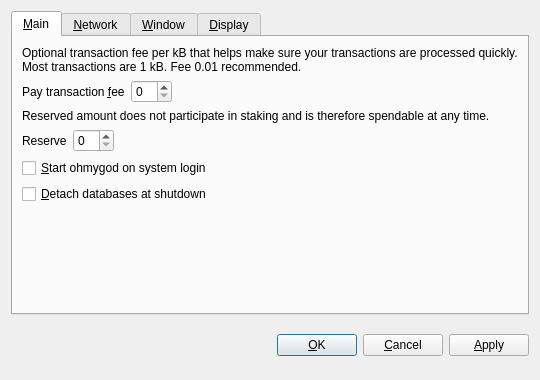
<?xml version="1.0" encoding="UTF-8"?>
<ui version="4.0">
 <class>OptionsDialog</class>
 <widget class="QDialog" name="OptionsDialog">
  <property name="geometry">
   <rect>
    <x>0</x>
    <y>0</y>
    <width>540</width>
    <height>380</height>
   </rect>
  </property>
  <property name="windowTitle">
   <string>Options</string>
  </property>
  <property name="modal">
   <bool>true</bool>
  </property>
  <layout class="QVBoxLayout" name="verticalLayout">
   <item>
    <widget class="QTabWidget" name="tabWidget">
     <property name="tabPosition">
      <enum>QTabWidget::North</enum>
     </property>
     <property name="currentIndex">
      <number>0</number>
     </property>
     <widget class="QWidget" name="tabMain">
      <attribute name="title">
       <string>&amp;Main</string>
      </attribute>
      <layout class="QVBoxLayout" name="verticalLayout_Main">
       <item>
        <widget class="QLabel" name="transactionFeeInfoLabel">
         <property name="text">
          <string>Optional transaction fee per kB that helps make sure your transactions are processed quickly. Most transactions are 1 kB. Fee 0.01 recommended.</string>
         </property>
         <property name="textFormat">
          <enum>Qt::PlainText</enum>
         </property>
         <property name="wordWrap">
          <bool>true</bool>
         </property>
        </widget>
       </item>
       <item>
        <layout class="QHBoxLayout" name="horizontalLayoutFee">
         <item>
          <widget class="QLabel" name="transactionFeeLabel">
           <property name="text">
            <string>Pay transaction &amp;fee</string>
           </property>
           <property name="textFormat">
            <enum>Qt::PlainText</enum>
           </property>
           <property name="buddy">
            <cstring>transactionFee</cstring>
           </property>
          </widget>
         </item>
         <item>
          <widget class="BitcoinAmountField" name="transactionFee"/>
         </item>
         <item>
          <spacer name="horizontalSpacerFee">
           <property name="orientation">
            <enum>Qt::Horizontal</enum>
           </property>
           <property name="sizeHint" stdset="0">
            <size>
             <width>40</width>
             <height>20</height>
            </size>
           </property>
          </spacer>
         </item>
        </layout>
       </item>
       <item>
        <widget class="QLabel" name="reserveBalanceInfoLabel">
         <property name="text">
          <string>Reserved amount does not participate in staking and is therefore spendable at any time.</string>
         </property>
         <property name="textFormat">
          <enum>Qt::PlainText</enum>
         </property>
         <property name="wordWrap">
          <bool>true</bool>
         </property>
        </widget>
       </item>
       <item>
        <layout class="QHBoxLayout" name="horizontalLayoutReserveBalance">
         <item>
          <widget class="QLabel" name="reserveBalanceLabel">
           <property name="text">
            <string>Reserve</string>
           </property>
           <property name="textFormat">
            <enum>Qt::PlainText</enum>
           </property>
           <property name="buddy">
            <cstring>reserveBalance</cstring>
           </property>
          </widget>
         </item>
         <item>
          <widget class="BitcoinAmountField" name="reserveBalance"/>
         </item>
         <item>
          <spacer name="horizontalSpacerReserveBalance">
           <property name="orientation">
            <enum>Qt::Horizontal</enum>
           </property>
           <property name="sizeHint" stdset="0">
            <size>
             <width>40</width>
             <height>20</height>
            </size>
           </property>
          </spacer>
         </item>
        </layout>
       </item>
       <item>
        <widget class="QCheckBox" name="bitcoinAtStartup">
         <property name="toolTip">
          <string>Automatically start ohmygod after logging in to the system.</string>
         </property>
         <property name="text">
          <string>&amp;Start ohmygod on system login</string>
         </property>
        </widget>
       </item>
       <item>
        <widget class="QCheckBox" name="detachDatabases">
         <property name="toolTip">
          <string>Detach block and address databases at shutdown. This means they can be moved to another data directory, but it slows down shutdown. The wallet is always detached.</string>
         </property>
         <property name="text">
          <string>&amp;Detach databases at shutdown</string>
         </property>
        </widget>
       </item>
       <item>
        <spacer name="verticalSpacer_Main">
         <property name="orientation">
          <enum>Qt::Vertical</enum>
         </property>
         <property name="sizeHint" stdset="0">
          <size>
           <width>20</width>
           <height>40</height>
          </size>
         </property>
        </spacer>
       </item>
      </layout>
     </widget>
     <widget class="QWidget" name="tabNetwork">
      <attribute name="title">
       <string>&amp;Network</string>
      </attribute>
      <layout class="QVBoxLayout" name="verticalLayout_Network">
       <item>
        <widget class="QCheckBox" name="mapPortUpnp">
         <property name="toolTip">
          <string>Automatically open the ohmygod client port on the router. This only works when your router supports UPnP and it is enabled.</string>
         </property>
         <property name="text">
          <string>Map port using &amp;UPnP</string>
         </property>
        </widget>
       </item>
       <item>
        <widget class="QCheckBox" name="connectSocks">
         <property name="toolTip">
          <string>Connect to the ohmygod network through a SOCKS proxy (e.g. when connecting through Tor).</string>
         </property>
         <property name="text">
          <string>&amp;Connect through SOCKS proxy:</string>
         </property>
        </widget>
       </item>
       <item>
        <layout class="QHBoxLayout" name="horizontalLayout_Network">
         <item>
          <widget class="QLabel" name="proxyIpLabel">
           <property name="text">
            <string>Proxy &amp;IP:</string>
           </property>
           <property name="textFormat">
            <enum>Qt::PlainText</enum>
           </property>
           <property name="buddy">
            <cstring>proxyIp</cstring>
           </property>
          </widget>
         </item>
         <item>
          <widget class="QValidatedLineEdit" name="proxyIp">
           <property name="maximumSize">
            <size>
             <width>140</width>
             <height>16777215</height>
            </size>
           </property>
           <property name="toolTip">
            <string>IP address of the proxy (e.g. 127.0.0.1)</string>
           </property>
          </widget>
         </item>
         <item>
          <widget class="QLabel" name="proxyPortLabel">
           <property name="text">
            <string>&amp;Port:</string>
           </property>
           <property name="textFormat">
            <enum>Qt::PlainText</enum>
           </property>
           <property name="buddy">
            <cstring>proxyPort</cstring>
           </property>
          </widget>
         </item>
         <item>
          <widget class="QLineEdit" name="proxyPort">
           <property name="maximumSize">
            <size>
             <width>55</width>
             <height>16777215</height>
            </size>
           </property>
           <property name="toolTip">
            <string>Port of the proxy (e.g. 9050)</string>
           </property>
          </widget>
         </item>
         <item>
          <widget class="QLabel" name="socksVersionLabel">
           <property name="text">
            <string>SOCKS &amp;Version:</string>
           </property>
           <property name="textFormat">
            <enum>Qt::PlainText</enum>
           </property>
           <property name="buddy">
            <cstring>socksVersion</cstring>
           </property>
          </widget>
         </item>
         <item>
          <widget class="QValueComboBox" name="socksVersion">
           <property name="toolTip">
            <string>SOCKS version of the proxy (e.g. 5)</string>
           </property>
          </widget>
         </item>
         <item>
          <spacer name="horizontalSpacer_Network">
           <property name="orientation">
            <enum>Qt::Horizontal</enum>
           </property>
           <property name="sizeHint" stdset="0">
            <size>
             <width>40</width>
             <height>20</height>
            </size>
           </property>
          </spacer>
         </item>
        </layout>
       </item>
       <item>
        <spacer name="verticalSpacer_Network">
         <property name="orientation">
          <enum>Qt::Vertical</enum>
         </property>
         <property name="sizeHint" stdset="0">
          <size>
           <width>20</width>
           <height>40</height>
          </size>
         </property>
        </spacer>
       </item>
      </layout>
     </widget>
     <widget class="QWidget" name="tabWindow">
      <attribute name="title">
       <string>&amp;Window</string>
      </attribute>
      <layout class="QVBoxLayout" name="verticalLayout_Window">
       <item>
        <widget class="QCheckBox" name="minimizeToTray">
         <property name="toolTip">
          <string>Show only a tray icon after minimizing the window.</string>
         </property>
         <property name="text">
          <string>&amp;Minimize to the tray instead of the taskbar</string>
         </property>
        </widget>
       </item>
       <item>
        <widget class="QCheckBox" name="minimizeOnClose">
         <property name="toolTip">
          <string>Minimize instead of exit the application when the window is closed. When this option is enabled, the application will be closed only after selecting Quit in the menu.</string>
         </property>
         <property name="text">
          <string>M&amp;inimize on close</string>
         </property>
        </widget>
       </item>
       <item>
        <spacer name="verticalSpacer_Window">
         <property name="orientation">
          <enum>Qt::Vertical</enum>
         </property>
         <property name="sizeHint" stdset="0">
          <size>
           <width>20</width>
           <height>40</height>
          </size>
         </property>
        </spacer>
       </item>
      </layout>
     </widget>
     <widget class="QWidget" name="tabDisplay">
      <attribute name="title">
       <string>&amp;Display</string>
      </attribute>
      <layout class="QVBoxLayout" name="verticalLayout_Display">
       <item>
        <layout class="QHBoxLayout" name="horizontalLayout_1_Display">
         <item>
          <widget class="QLabel" name="langLabel">
           <property name="text">
            <string>User Interface &amp;language:</string>
           </property>
           <property name="textFormat">
            <enum>Qt::PlainText</enum>
           </property>
           <property name="buddy">
            <cstring>lang</cstring>
           </property>
          </widget>
         </item>
         <item>
          <widget class="QValueComboBox" name="lang">
           <property name="toolTip">
            <string>The user interface language can be set here. This setting will take effect after restarting ohmygod.</string>
           </property>
          </widget>
         </item>
        </layout>
       </item>
       <item>
        <layout class="QHBoxLayout" name="horizontalLayout_2_Display">
         <item>
          <widget class="QLabel" name="unitLabel">
           <property name="text">
            <string>&amp;Unit to show amounts in:</string>
           </property>
           <property name="textFormat">
            <enum>Qt::PlainText</enum>
           </property>
           <property name="buddy">
            <cstring>unit</cstring>
           </property>
          </widget>
         </item>
         <item>
          <widget class="QValueComboBox" name="unit">
           <property name="toolTip">
            <string>Choose the default subdivision unit to show in the interface and when sending coins.</string>
           </property>
          </widget>
         </item>
        </layout>
       </item>
       <item>
        <widget class="QCheckBox" name="displayAddresses">
         <property name="toolTip">
          <string>Whether to show ohmygod addresses in the transaction list or not.</string>
         </property>
         <property name="text">
          <string>&amp;Display addresses in transaction list</string>
         </property>
        </widget>
       </item>
       <item>
        <widget class="QCheckBox" name="coinControlFeatures">
         <property name="toolTip">
          <string>Whether to show coin control features or not.</string>
         </property>
         <property name="text">
          <string>Display coin &amp;control features (experts only!)</string>
         </property>
        </widget>
       </item>
       <item>
        <spacer name="verticalSpacer_Display">
         <property name="orientation">
          <enum>Qt::Vertical</enum>
         </property>
         <property name="sizeHint" stdset="0">
          <size>
           <width>20</width>
           <height>40</height>
          </size>
         </property>
        </spacer>
       </item>
      </layout>
     </widget>
    </widget>
   </item>
   <item>
    <layout class="QHBoxLayout" name="horizontalLayout_Buttons">
     <item>
      <spacer name="horizontalSpacer_1">
       <property name="orientation">
        <enum>Qt::Horizontal</enum>
       </property>
       <property name="sizeHint" stdset="0">
        <size>
         <width>40</width>
         <height>48</height>
        </size>
       </property>
      </spacer>
     </item>
     <item>
      <widget class="QLabel" name="statusLabel">
       <property name="font">
        <font>
         <weight>75</weight>
         <bold>true</bold>
        </font>
       </property>
       <property name="text">
        <string/>
       </property>
       <property name="textFormat">
        <enum>Qt::PlainText</enum>
       </property>
       <property name="wordWrap">
        <bool>true</bool>
       </property>
      </widget>
     </item>
     <item>
      <spacer name="horizontalSpacer_2">
       <property name="orientation">
        <enum>Qt::Horizontal</enum>
       </property>
       <property name="sizeHint" stdset="0">
        <size>
         <width>40</width>
         <height>48</height>
        </size>
       </property>
      </spacer>
     </item>
     <item>
      <widget class="QPushButton" name="okButton">
       <property name="text">
        <string>&amp;OK</string>
       </property>
      </widget>
     </item>
     <item>
      <widget class="QPushButton" name="cancelButton">
       <property name="text">
        <string>&amp;Cancel</string>
       </property>
       <property name="autoDefault">
        <bool>false</bool>
       </property>
      </widget>
     </item>
     <item>
      <widget class="QPushButton" name="applyButton">
       <property name="text">
        <string>&amp;Apply</string>
       </property>
       <property name="autoDefault">
        <bool>false</bool>
       </property>
      </widget>
     </item>
    </layout>
   </item>
  </layout>
 </widget>
 <customwidgets>
  <customwidget>
   <class>BitcoinAmountField</class>
   <extends>QSpinBox</extends>
   <header>bitcoinamountfield.h</header>
  </customwidget>
  <customwidget>
   <class>QValueComboBox</class>
   <extends>QComboBox</extends>
   <header>qvaluecombobox.h</header>
  </customwidget>
  <customwidget>
   <class>QValidatedLineEdit</class>
   <extends>QLineEdit</extends>
   <header>qvalidatedlineedit.h</header>
  </customwidget>
 </customwidgets>
 <resources/>
 <connections/>
</ui>
